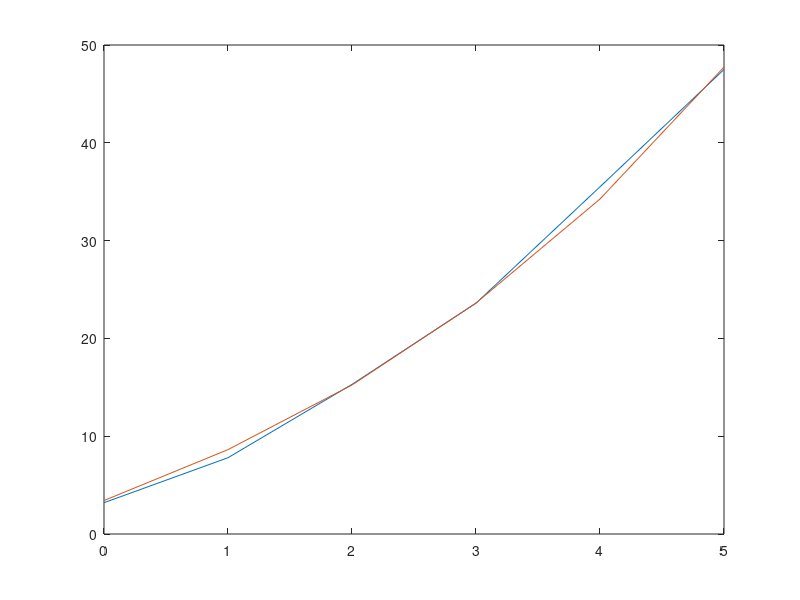

Write the MATLAB code that produced this figure.
X = [0, 1, 2, 3, 4, 5];
Y = [3.2, 7.8, 15.3, 23.6, 35.5, 47.5];
calculation_data = nan(6, 7);
calculation_data(:, 1) = X;
calculation_data(:, 2) = Y;
calculation_data(1:5, 3) = diff(calculation_data(:, 2));
calculation_data(:, 4) = log(calculation_data(:, 3));
for i=1:5
calculation_data(i, 5) = (calculation_data(i, 1) + calculation_data(i+1, 1)) / 2
end;
calculation_data(:, 6) = calculation_data(:, 5) .^ 2;
calculation_data(:, 7) = calculation_data(:, 5) .* calculation_data(:, 4);

ln_dyt_sum = sum(calculation_data(1:5, 4));
dxt_sum = sum(calculation_data(1:5, 5));
dxt_sqr_sum = sum(calculation_data(1:5, 6));
dxt_ln_dyt_sum = sum(calculation_data(1:5, 7));

[a, b] = deal(num2cell(([5, dxt_sum; dxt_sum, dxt_sqr_sum]\[ln_dyt_sum; dxt_ln_dyt_sum])'){:});

B = b;
A = exp(a) / B;

calculate_c_data = zeros(6, 3);
calculate_c_data(:, 1) = X;
calculate_c_data(:, 2) = A * exp(B * X);
calculate_c_data(:, 3) = Y - calculate_c_data(:, 2)';

C = sum(calculate_c_data(:, 3)) / 6;

plot(X, Y, X, A * exp(B * X) + C);

func = @(x, p) p(1) * exp(p(2) * x) + p(3)
[f1, p1, kvg1, iter1, corp1, covp1, covr1, stdresid1, Z1, r21] = leasqr(X, Y, [0, 0, 0], func)
